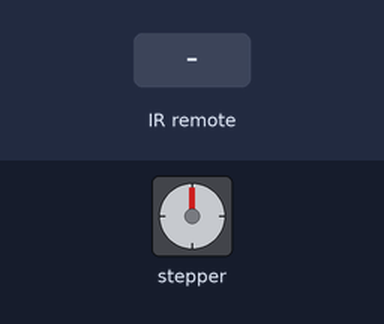
This sketch was run on a simulated Arduino Uno, built with avr-gcc and run on an emulated ATmega328P. On the bench: stepper motor. The test bench sets the inputs (shaded band). Stepper angles assume 2048 steps per turn.

Above: at 1.2 s.
1.3 s: infrared code 0xB946FF00 received
At 1.75 s:
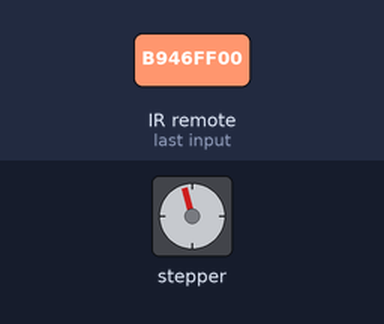
At 2.35 s:
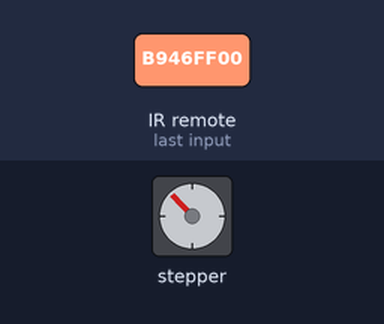
10.3 s: infrared code 0xEA15FF00 received
At 11.21 s:
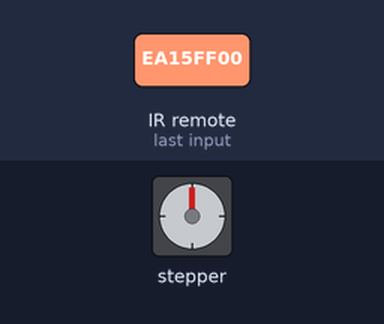
Timing chart, 0 to 19.3 s (numbered marks = the images above; inputs shaded):
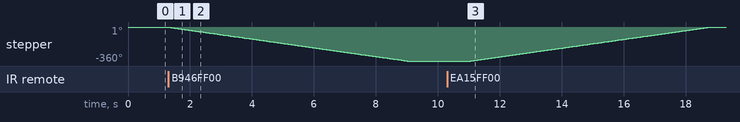

The sketch:

With_Remote.ino
```cpp
#include "Stepper.h"
#include "IRremote.h"

/*----- Variables, Pins -----*/
#define STEPS  32   // Number of steps per revolution of Internal shaft
int  Steps2Take;  // 2048 = 1 Revolution
int receiver = 12; // Signal Pin of IR receiver to Arduino Digital Pin 12

Stepper small_stepper(STEPS, 8, 10, 9, 11);
IRrecv irrecv(receiver);    // create instance of 'irrecv'
uint32_t last_decodedRawData = 0;//vairable uses to store the last decodedRawData

void setup()
{
  irrecv.enableIRIn(); // Start the receiver
}

void loop()
{
  if (irrecv.decode()) // have we received an IR signal?
  {
    // Check if it is a repeat IR code
    if (irrecv.decodedIRData.flags)
    {
      //set the current decodedRawData to the last decodedRawData
      irrecv.decodedIRData.decodedRawData = last_decodedRawData;
    }
    switch (irrecv.decodedIRData.decodedRawData)
    {

      case 0xB946FF00: // VOL+ button pressed
        small_stepper.setSpeed(500); //Max seems to be 500
        Steps2Take  =  -2048;  // Rotate CW
        small_stepper.step(Steps2Take);
        delay(2000);
        break;

      case 0xEA15FF00: // VOL- button pressed
        small_stepper.setSpeed(500);
        Steps2Take  =  2048;  // Rotate CCW
        small_stepper.step(Steps2Take);
        delay(2000);
        break;

    }
    //store the last decodedRawData
    last_decodedRawData = irrecv.decodedIRData.decodedRawData;
    irrecv.resume(); // receive the next value
    digitalWrite(8, LOW);
    digitalWrite(9, LOW);
    digitalWrite(10, LOW);
    digitalWrite(11, LOW);
  }

}/* --end main loop -- */
```

Measured:
- after the input at 1.3 s, stepper: turns 360° counter-clockwise in 7.7 s, starting at once
- after the input at 10.3 s, stepper: turns 360° clockwise in 7.7 s, starting after 0.76 s
